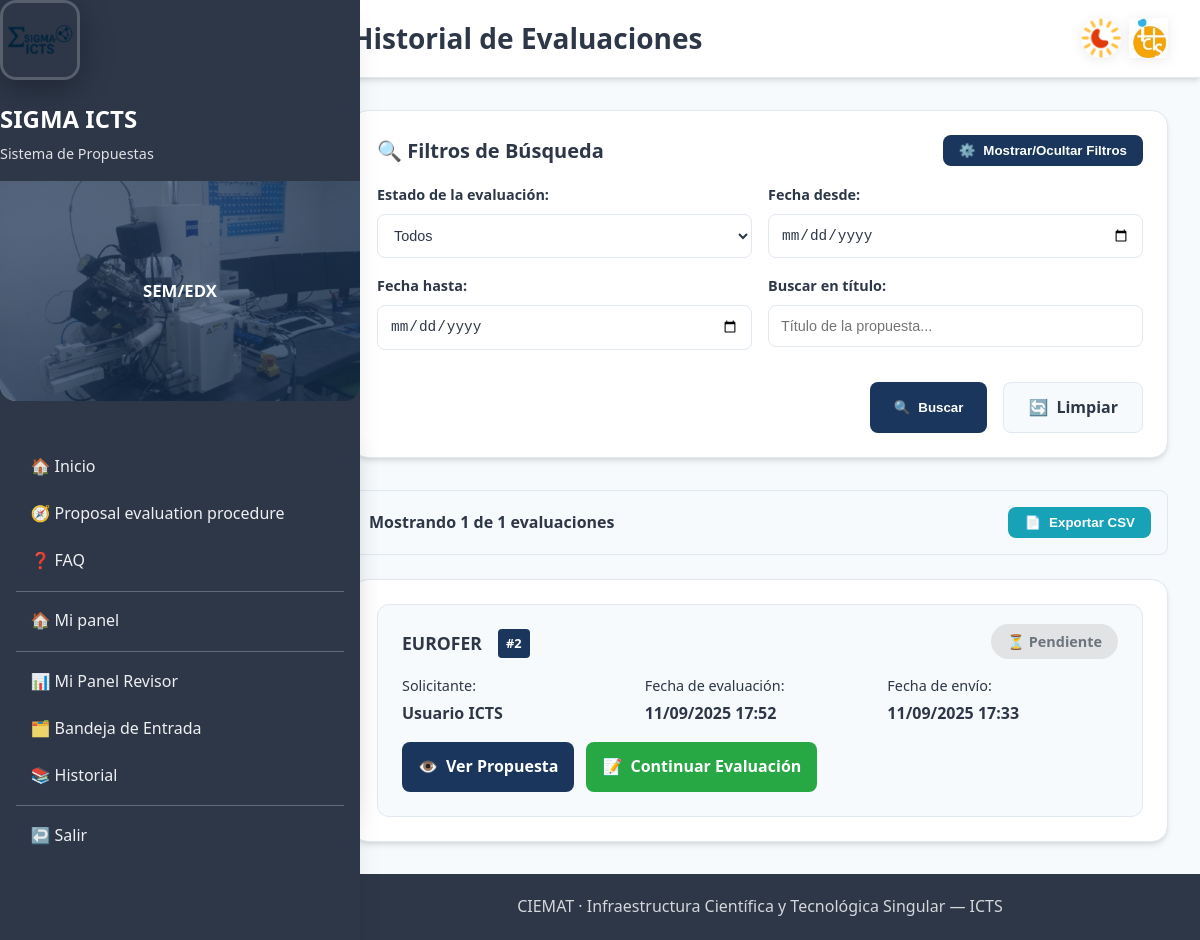
Before: /icts/reviews/history/ (signed in) with the older database file.
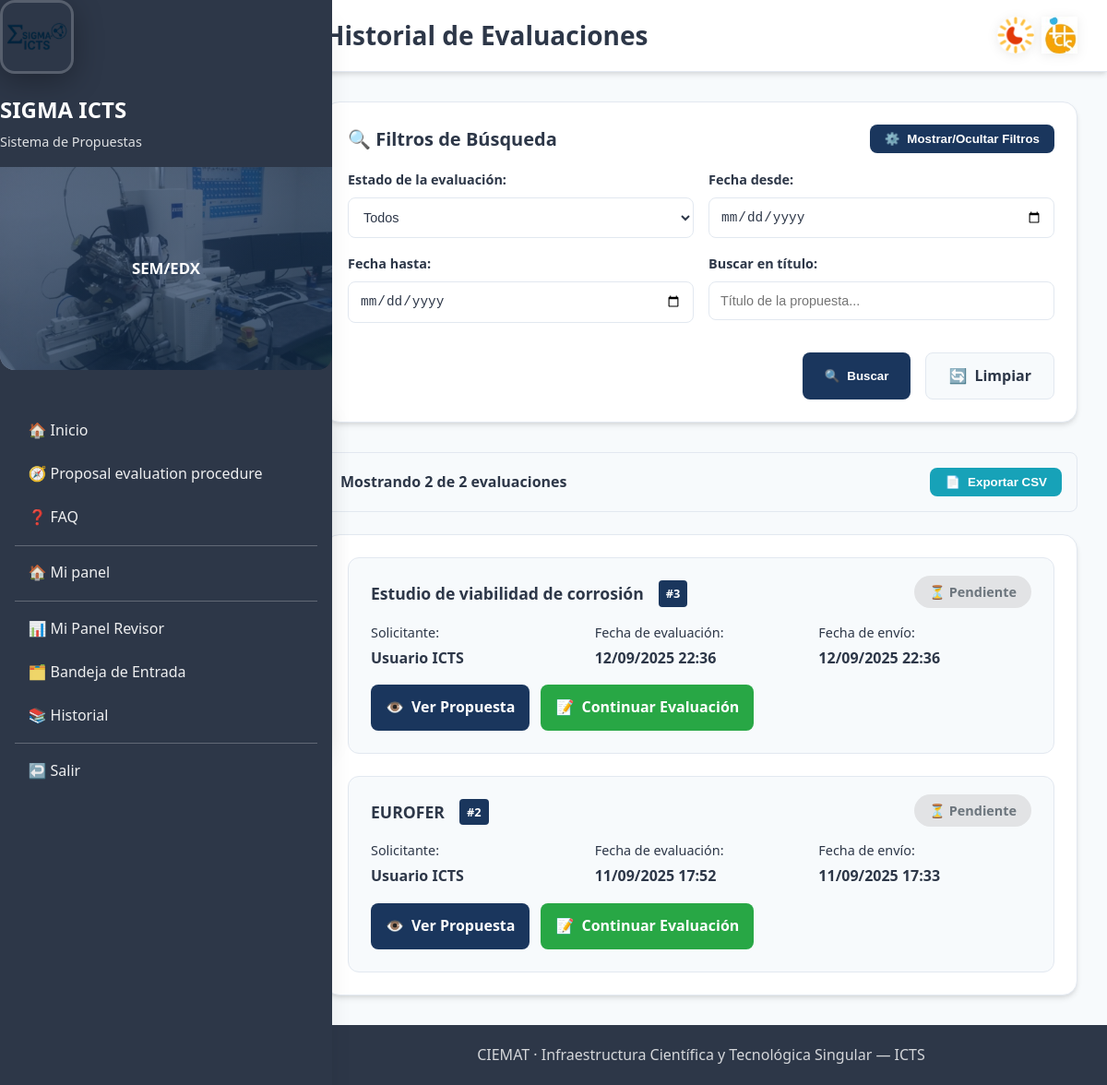
After: the same page with the newer database file.
### icts/models.py (models this page shows, shortened)
class ProposalReview(models.Model):
    DECISION = [
        ("pending", "Pending"),
        ("approve", "Approve"),
        ("request_changes", "Request changes"),
        ("reject", "Reject"),
    ]
    proposal = models.ForeignKey(
        AccessProposal, on_delete=models.CASCADE, related_name="reviews"
    )
    reviewer = models.ForeignKey(
        settings.AUTH_USER_MODEL, on_delete=models.CASCADE, related_name="icts_reviews"
    )
    decision = models.CharField(max_length=16, choices=DECISION, default="pending")
    comments = models.TextField(blank=True)
    updated_at = models.DateTimeField(auto_now=True)
    feasibility_ok = models.BooleanField(null=True, blank=True, help_text="Is this proposal technically feasible?")
    score_scientific_quality = models.IntegerField(
        null=True, blank=True,
        choices=[(i, i) for i in range(1, 6)],
        help_text="Scientific quality score (1-5)"
    )
    score_need_infrastructure = models.IntegerField(
        null=True, blank=True,
        choices=[(i, i) for i in range(1, 6)],
        help_text="Need for advanced infrastructure score (1-5)"
    )
    score_industrial_potential = models.IntegerField(
        null=True, blank=True,
        choices=[(i, i) for i in range(1, 6)],
        help_text="Industrial potential score (1-5)"
    )
    class Meta:
        unique_together = ("proposal", "reviewer")

class AccessProposal(models.Model):
    STATUS_CHOICES = [
        ("draft", "Draft"),
        ("submitted", "Submitted"),
        ("accepted", "Accepted"),
        ("rejected", "Rejected"),
    ]
    applicant = models.ForeignKey(
        settings.AUTH_USER_MODEL,
        on_delete=models.CASCADE,
        related_name="icts_proposals",
    )
    title = models.CharField(max_length=200)
    scope = models.TextField(blank=True)
    facilities = models.ManyToManyField(Facility, blank=True)
    status = models.CharField(max_length=12, choices=STATUS_CHOICES, default="draft")
    created_at = models.DateTimeField(auto_now_add=True)
    is_new_request = models.BooleanField(default=True, help_text="Is this a new request?")
    previous_access = models.ForeignKey(
        'self',
        on_delete=models.SET_NULL,
        null=True,
        blank=True,
        help_text="Previous approved request to copy data from"
    )
    access_code = models.CharField(max_length=20, blank=True, help_text="Auto-generated access code")
    applicant_is_different = models.BooleanField(default=False)
    organization = models.CharField(max_length=200, blank=True, help_text="Center/Institution")
    contact_person = models.CharField(max_length=200, blank=True)
    email = models.EmailField(blank=True)
    phone = models.CharField(max_length=50, blank=True)
    project_name = models.CharField(max_length=200, blank=True)
    project_type = models.CharField(max_length=100, blank=True, help_text="International, European, National, Regional")
    funding_source = models.CharField(max_length=200, blank=True)
    start_year = models.IntegerField(null=True, blank=True)
    end_year = models.IntegerField(null=True, blank=True)
    previous_experiments = models.TextField(blank=True)
    references = models.TextField(blank=True)
    facility_sem = models.BooleanField(default=False)
    facility_sem_fib = models.BooleanField(default=False)
    facility_imp = models.BooleanField(default=False)
    facility_sims = models.BooleanField(default=False)
    facility_confocal = models.BooleanField(default=False)
    facility_vdg = models.BooleanField(default=False)
    facility_profilometer = models.BooleanField(default=False)

### icts/views.py (the view, shortened to what this page needs)
# urls.py: path("reviews/history/", views.review_history, name="review_history"),
@login_required(login_url="/accounts/login/icts/")
@user_passes_test(is_reviewer)
@never_cache
def review_history(request):
    from django.core.paginator import Paginator
    from django.db.models import Q
    reviews = ProposalReview.objects.filter(
        reviewer=request.user
    ).select_related('proposal', 'proposal__applicant').order_by('-updated_at')
    decision = request.GET.get('decision')
    date_from = request.GET.get('date_from')
    date_to = request.GET.get('date_to')
    search = request.GET.get('search')
    if decision:
        reviews = reviews.filter(decision=decision)
    if date_from:
        reviews = reviews.filter(updated_at__date__gte=date_from)
    if date_to:
        reviews = reviews.filter(updated_at__date__lte=date_to)
    paginator = Paginator(reviews, 10)  # 10 evaluaciones por página
    page_number = request.GET.get('page')
    page_obj = paginator.get_page(page_number)
    context = {
        'reviews': page_obj,
        'total_reviews': reviews.count(),
        'is_paginated': page_obj.has_other_pages(),
        'page_obj': page_obj,
    }
    return render(request, "icts/review_history.html", context)

### icts/templates/icts/review_history.html (shortened to what this page needs)
{% extends "base_icts.html" %}
{% load form_extras %}
{% block page_title %}Historial de Evaluaciones{% endblock %}
{% block content %}
<div class="history-container">
  <div class="filters-section">
    <div class="filters-header">
      <h3 class="filters-title">🔍 Filtros de Búsqueda</h3>
      <button type="button" id="toggle-filters" class="toggle-filters-btn">
        <span class="toggle-icon">⚙️</span>
        <span class="toggle-text">Mostrar/Ocultar Filtros</span>
      </button>
    </div>
    <div class="filters-content" id="filters-content">
      <form method="get" class="filters-form">
        <div class="filters-grid">
          <div class="filter-group">
            <label class="filter-label">Estado de la evaluación:</label>
            <select name="decision" class="filter-select">
              <option value="">Todos</option>
            </select>
          </div>
          <div class="filter-group">
            <label class="filter-label">Fecha desde:</label>
            <input type="date" name="date_from" value="{{ request.GET.date_from }}" class="filter-input">
          </div>
          <div class="filter-group">
            <label class="filter-label">Fecha hasta:</label>
            <input type="date" name="date_to" value="{{ request.GET.date_to }}" class="filter-input">
          </div>
          <div class="filter-group">
            <label class="filter-label">Buscar en título:</label>
            <input type="text" name="search" value="{{ request.GET.search }}" placeholder="Título de la propuesta..." class="filter-input">
          </div>
        </div>
        <div class="filters-actions">
          <button type="submit" class="filter-btn primary">
            <span class="btn-icon">🔍</span>
            <span class="btn-text">Buscar</span>
          </button>
          <a href="{% url 'icts:review_history' %}" class="filter-btn secondary">
            <span class="btn-icon">🔄</span>
            <span class="btn-text">Limpiar</span>
          </a>
        </div>
      </form>
    </div>
  </div>
  <div class="results-stats">
    <div class="stats-summary">
      <span class="stats-text">Mostrando {{ reviews|length }} de {{ total_reviews }} evaluaciones</span>
    </div>
    <div class="export-actions">
      <button type="button" class="export-btn" onclick="exportToCSV()">
        <span class="btn-icon">📄</span>
        <span class="btn-text">Exportar CSV</span>
      </button>
    </div>
  </div>
  <div class="reviews-section">
    {% if reviews %}
      <div class="reviews-list">
        {% for review in reviews %}
        <div class="review-item">
          <div class="review-header">
            <div class="review-title">
              <h4 class="proposal-title">{{ review.proposal.title|default:"(Sin título)" }}</h4>
              <span class="proposal-id">#{{ review.proposal.id }}</span>
            </div>
            <div class="review-status">
              <span class="status-badge decision-{{ review.decision }}">
                {% if review.decision == 'approve' %}✅ Aprobada
                {% elif review.decision == 'reject' %}❌ Rechazada
                {% elif review.decision == 'request_changes' %}🔄 Cambios solicitados
                {% else %}⏳ Pendiente{% endif %}
              </span>
            </div>
          </div>
          <div class="review-details">
            <div class="detail-grid">
              <div class="detail-item">
                <span class="detail-label">Solicitante:</span>
                <span class="detail-value">{{ review.proposal.applicant.get_full_name|default:review.proposal.applicant.get_username }}</span>
              </div>
              <div class="detail-item">
                <span class="detail-label">Fecha de evaluación:</span>
                <span class="detail-value">{{ review.updated_at|date:"d/m/Y H:i" }}</span>
              </div>
              <div class="detail-item">
                <span class="detail-label">Fecha de envío:</span>
                <span class="detail-value">{{ review.proposal.created_at|date:"d/m/Y H:i" }}</span>
              </div>
            </div>
          </div>
          <div class="review-actions">
            <a href="{% url 'icts:proposal_detail' review.proposal.pk %}" class="action-btn view">
              <span class="btn-icon">👁️</span>
              <span class="btn-text">Ver Propuesta</span>
            </a>
            {% if review.decision == 'pending' %}
            <a href="{% url 'icts:review_start' review.proposal.pk %}" class="action-btn evaluate">
              <span class="btn-icon">📝</span>
              <span class="btn-text">Continuar Evaluación</span>
            </a>
            {% else %}
            <a href="{% url 'icts:review_start' review.proposal.pk %}" class="action-btn edit">
              <span class="btn-icon">✏️</span>
              <span class="btn-text">Ver Evaluación</span>
            </a>
            {% endif %}
          </div>
        </div>
        {% endfor %}
      </div>
    {% endif %}
  </div>
</div>
{% endblock %}

### templates/base_icts.html (shortened to what this page needs)
{% load static %}
{% load form_extras %}
{% get_media_prefix as MEDIA_URL %}
<!doctype html>
<html lang="es">
  <head>
  </head>
  <body class="{% block body_class %}{% endblock %}">
    <div class="app">
      {% block sidebar %}
      <aside class="sidebar">
        <div class="sidebar-header">
          <img class="logo" src="{{ MEDIA_URL }}Logos/logo_sigma.png" alt="SIGMA ICTS">
          <div class="brand-title">SIGMA ICTS</div>
          <div class="brand-sub">Sistema de Propuestas</div>
        </div>
        <div class="banner" id="ictsBanner">
          <div class="slide active" style="background-image:url('{{ MEDIA_URL }}SEM_FIB/SEM1.png')"><div class="overlay"><div class="banner-text">SEM/EDX</div></div></div>
        </div>
        <nav class="nav">
          {% include "icts/_sidebar.html" %}
        </nav>
      </aside>
      {% endblock %}
      <main class="main">
        <header class="header">
          <div class="header-inner">
            <h1 class="title">{% block page_title %}Σ SIGMA ICTS{% endblock %}</h1>
            <div class="logos">
              {% block top_right_logos %}
                <img src="{{ MEDIA_URL }}Logos/logo_sol.png" alt="LNF">
                <img src="{{ MEDIA_URL }}Logos/sol_icts.png.jpg" alt="ICTS">
              {% endblock %}
            </div>
          </div>
        </header>
        <section class="content">
          {% block content %}{% endblock %}
        </section>
        <footer class="footer">
          CIEMAT · Infraestructura Científica y Tecnológica Singular — ICTS
        </footer>
      </main>
    </div>
  </body>
</html>

### icts/templates/icts/_sidebar.html (shortened to what this page needs)
{% load static %}
{% load form_extras %}
<nav class="sidebar">
  <ul class="menu">
    <li><a href="/icts/">🏠 Inicio</a></li>
    <li><a href="{% url 'icts:proposal_evaluation' %}">🧭 Proposal evaluation procedure</a></li>
    <li><a href="/faq/">❓ FAQ</a></li>
    {% if request.user.is_authenticated %}
      <li class="menu-sep"></li>
      <li><a href="{% url 'icts:user_dashboard' %}">🏠 Mi panel</a></li>
      <li class="menu-sep"></li>
      {% if request.user|has_group:"revisores" %}
        <li><a href="{% url 'icts:reviewer_dashboard_new' %}">📊 Mi Panel Revisor</a></li>
        <li><a href="{% url 'icts:reviewer_inbox' %}">🗂️ Bandeja de Entrada</a></li>
        <li><a href="{% url 'icts:review_history' %}">📚 Historial</a></li>
      {% endif %}
      <li class="menu-sep"></li>
      <li><a href="{% url 'accounts:logout' %}">↩️ Salir</a></li>
    {% else %}
      <li class="menu-sep"></li>
      <li><a href="{% url 'accounts:login_icts' %}">🔐 Iniciar sesión</a></li>
      <li><a href="{% url 'icts:register' %}">📝 Registrarse</a></li>
    {% endif %}
  </ul>
</nav>

Changed rows visible on the page:
added ProposalReview: proposal "Estudio de viabilidad de corrosión", proposal.id "3", decision "⏳ Pendiente", proposal.applicant.get_full_name "Usuario ICTS", updated_at "12/09/2025 22:36", proposal.created_at "12/09/2025 22:36"
Other visible differences:
{{ reviews|length }}: "1" → "2"
{{ total_reviews }}: "1" → "2"
